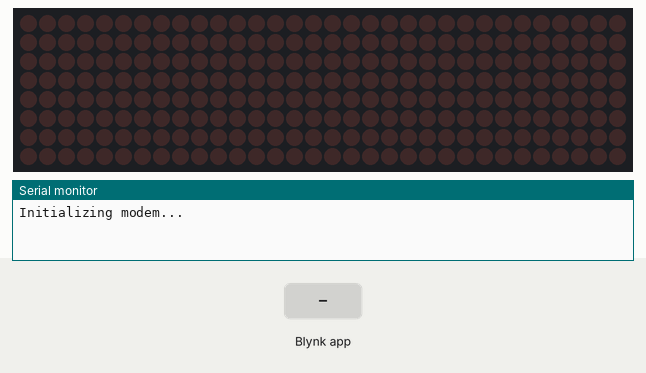
A sketch run on a simulated ESP32. Shown: 32×8 LED matrix, the last lines printed to the serial monitor. The inputs (shaded band) are chosen by the test bench. WiFi joins after 1.5 s; servers stay silent unless stated.

Above: at 5.0 s.
5.1 s: Blynk app writes 1 to V5
At 5.25 s:
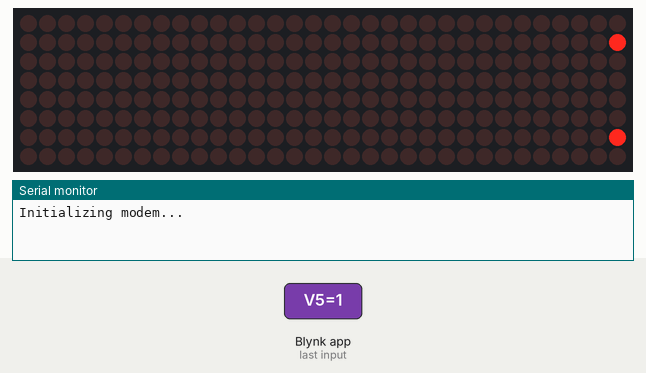
7.5 s: Blynk app writes 1 to V7
At 7.65 s:
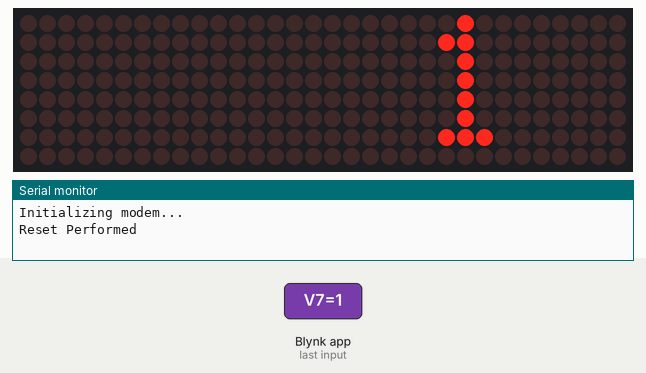
Timing chart, 0 to 10.5 s (numbered marks = the images above; inputs shaded):
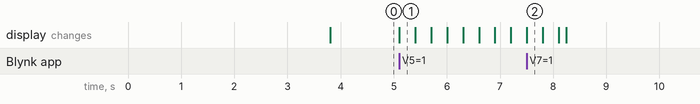

Measured:
- after the input at 5.1 s, the display: changes at once (image 1)

The sketch:

gsmfinal.ino
```cpp
#define BLYNK_TEMPLATE_ID "TMPL358V3gw6r"
#define BLYNK_TEMPLATE_NAME "v101"
#define BLYNK_AUTH_TOKEN "CLfyXI8VGnmuN1NjhnmEJTVO9Ff3h6oo"
#define BLYNK_FIRMWARE_VERSION "0.1.0"
#define BLYNK_PRINT Serial
// Select your modem:
#define TINY_GSM_MODEM_SIM800

#include <TinyGsmClient.h>
#include <BlynkSimpleTinyGSM.h>

char apn[] = "www";
char user[] = "";
char pass[] = "";


#include <HardwareSerial.h>
HardwareSerial SerialAT(2);  // RX, TX

TinyGsm modem(SerialAT);

#include <MD_Parola.h>
#include <MD_MAX72xx.h>
#include <SPI.h>

#define MAX_MESSAGE_LENGTH 100
#define TOTAL_MSG_ACCEPTED 3  // if u change this number u have to change some lines the program too

#define HARDWARE_TYPE MD_MAX72XX::FC16_HW
#define MAX_DEVICES 4  // If you're only using a single 32x8 display then please set this to 4.

#define CLK_PIN 18   // yellow
#define DATA_PIN 19  // green
#define CS_PIN 5     // orange
int MSG_ACCEPTED_PER_SESSION = 50;
MD_Parola P = MD_Parola(HARDWARE_TYPE, DATA_PIN, CLK_PIN, CS_PIN, MAX_DEVICES);

char auth[] = BLYNK_AUTH_TOKEN;

// delay between messages
int delayValue;  // default value
int delayValue_ms;
int messagecount = 0;
// these 2 are for command exception
String valueString;
int value;

bool isMessage1Filled = false;
bool isMessage2Filled = false;
bool isMessage3Filled = false;

char message1[MAX_MESSAGE_LENGTH];
char message2[MAX_MESSAGE_LENGTH];
char message3[MAX_MESSAGE_LENGTH];

void rotateMessages(const char *newMessage) {
  // Rotate messages: move message2 to message1, message3 to message2, and add new message to message3
  strncpy(message1, message2, MAX_MESSAGE_LENGTH);
  strncpy(message2, message3, MAX_MESSAGE_LENGTH);
  strncpy(message3, newMessage, MAX_MESSAGE_LENGTH);
}

BLYNK_WRITE(V4) {
  delayValue = param.asInt();
  delayValue_ms = 1000 * delayValue;
  Blynk.virtualWrite(V2, "Delay changed");
}

void updateAcceptedPerSession(int value) {
  if (value > 0) {
    MSG_ACCEPTED_PER_SESSION = value;
    Blynk.virtualWrite(V5, "MSG_ACCEPTED_PER_SESSION updated to " + String(value) + "\n");
  } else {
    Blynk.virtualWrite(V5, "Invalid value. Please enter a positive integer.\n");
  }
}

void promtback() {
  // Serial.println(String(" Message ") + messagecount + String(" Received"));
  Blynk.virtualWrite(V2, String(" Message ") + messagecount + String(" Received"));      // screen output
  Blynk.virtualWrite(V5, String(" Message ") + messagecount + String(" Received\n\n"));  // terminal display
}

BLYNK_WRITE(V5) {
  String command = param.asStr();
  if (command.startsWith("/restart")) {
    Blynk.virtualWrite(V5, "Restarting...\n");
    ESP.restart();
  }
  // message count reset
  else if (command.startsWith("/mcr")) {
    messagecount = 0;
    Blynk.virtualWrite(V5, "messagecount reset success\n");
  } else if (command.startsWith("/maps ")) {
    valueString = command.substring(6);
    value = valueString.toInt();
    // if messagecount exceed the updated value then
    if (value <= messagecount) {
      Blynk.virtualWrite(V5, "messagecount exceeds the value you gave.\nreset and try again\n");
    } else
      updateAcceptedPerSession(value);
  } else {
    messagecount++;
    Blynk.virtualWrite(V3, messagecount);

    if (messagecount == MSG_ACCEPTED_PER_SESSION) {

      Blynk.virtualWrite(V5, "You Reached the daily limit for this session and further inputs are neglected.\nYou can reset the device to start the new counting.\nor send '/mcr' command to clear message count only ");
    } else {
      bool isFilled = false;
      char *messages[] = { message1, message2, message3 };

      if (messagecount <= MSG_ACCEPTED_PER_SESSION) {
        for (int i = 0; i < TOTAL_MSG_ACCEPTED; i++) {
          if (!isFilled) {
            if (!strlen(messages[i])) {
              strncpy(messages[i], param.asStr(), MAX_MESSAGE_LENGTH);

              promtback();
              isFilled = true;
            }
          } else {
            break;
          }
        }
        if (!isFilled) {
          rotateMessages(param.asStr());
          promtback();
        }
      } else {
        Blynk.virtualWrite(V5, "limit reached first reset\n\n");
      }
    }
  }
}

// Reset the mesages
BLYNK_WRITE(V7) {
  MSG_ACCEPTED_PER_SESSION = 50;  // reset /maps value to default as 50
  int reset = param.asInt();
  if (reset == 1) {
    Serial.println("Reset Performed");
    strncpy(message1, " ", MAX_MESSAGE_LENGTH);
    strncpy(message2, " ", MAX_MESSAGE_LENGTH);
    strncpy(message3, " ", MAX_MESSAGE_LENGTH);
    Blynk.virtualWrite(V8, "/Cleared");  // clear the virtual display
    // Only reset count after the MSG_accepted for session is above the limit
    if (messagecount >= MSG_ACCEPTED_PER_SESSION) {
      messagecount = 0;
      Blynk.virtualWrite(V5, "Counting Reset\n");
    }  // Only reset count after the MSG_accepted for session is above the limit
  }
  Blynk.virtualWrite(V5, reset == 0 ? "Reset performed\n\n" : "");  // terminal display
  Blynk.virtualWrite(V2, reset == 0 ? "Reset performed\n" : "");
}

struct animations {
  textEffect_t anim_in;   // animation type
  textEffect_t anim_out;  // animation type
  const char *textOut;    // text to display
  uint16_t speed;         // animation speed (multiplier for library default)
  uint16_t pause;         // delay (multiplier * 500ms)
  textPosition_t just;    // justify
};

animations animList[] = {
  //{anim_in,anim_out,textout,speed,pause,justify}

  { PA_SCROLL_LEFT, PA_SCROLL_LEFT, message1, 3, 0, PA_LEFT },
  { PA_SCROLL_LEFT, PA_SCROLL_LEFT, message2, 3, 0, PA_LEFT },
  { PA_SCROLL_LEFT, PA_SCROLL_LEFT, message3, 3, 0, PA_LEFT },
  // { PA_SCROLL_LEFT,PA_SCROLL_LEFT, "SC_LT",5,0,PA_LEFT},
  // { PA_BLINDS,PA_GROW_DOWN, "BLINDs",2,2,PA_CENTER},
  // { PA_SCROLL_DOWN,PA_SCROLL_DOWN_LEFT, "see",4,2,PA_LEFT},
  // { PA_SCROLL_UP_RIGHT,PA_SCROLL_UP_RIGHT, "you",4,2,PA_RIGHT},
  // { PA_SCROLL_DOWN_RIGHT,PA_SCROLL_DOWN_RIGHT, "soon",4,2,PA_CENTER}

};

// this should be after animlist[] structure member only esle we get error as not declared animlist[]
BLYNK_WRITE(V6) {
  int sliderValue = param.asInt();
  // map the slider value to the desired animation speed range
  int minSliderValue = 1;
  int maxSliderValue = 10;
  int minAnimationSpeed = 1;
  int maxAnimationSpeed = 10;

  // calculate the animation speed based on the mapped slider value
  int animationSpeed = map(sliderValue, minSliderValue, maxSliderValue, minAnimationSpeed, maxAnimationSpeed);
  char animtext[20] = "Speed set as:\t";
  Blynk.virtualWrite(V2, "Speed Updated");
  // adjust the animation speed for all animations in the animList
  for (uint8_t i = 0; i < ARRAY_SIZE(animList); i++) {
    animList[i].speed = animationSpeed;
  }
}

BLYNK_CONNECTED() {
  Blynk.virtualWrite(V2, "Blynk Started");
  Blynk.virtualWrite(V8, "/Started");    // clear the virtual display
  Blynk.virtualWrite(V1, "WiFi / ...");  // wifi or gsm
  Blynk.virtualWrite(V5, "Using WiFi\nConnected to Blynk...\n\n");
  Blynk.virtualWrite(V5, "This Program is configured to dispaly only three recent messages\nYou can now enter the messages\n\n");
}

unsigned long startTime;
unsigned long previousMinute = 0;
void setup() {
  // Debug console
  Serial.begin(115200);
  startTime = millis();
  // Set GSM module baud rate
  SerialAT.begin(115200);
  delay(2000);
  // Restart takes quite some time
  // To skip it, call init() instead of restart()
  // modem.restart();
  Serial.println("Initializing modem...");
  modem.init();

  Blynk.begin(auth, modem, apn, user, pass);

  P.begin();
  for (uint8_t i = 0; i < ARRAY_SIZE(animList); i++) {
    animList[i].speed *= P.getSpeed();
    animList[i].pause *= 1000;
  }
}

uint8_t i = 0;  // text effect index
void loop() {
  ontimedisplay();
  Blynk.run();

  char *messages[] = { message1, message2, message3 };  // Array of message pointers

  if (P.displayAnimate()) {  // Animate and return true when an animation is completed
    if (i == TOTAL_MSG_ACCEPTED)
      i = 0;  // Reset loop index

    if (messages[i][0] != '\0' && messages[i][0] != ' ') {
      unsigned long animationStartTime = millis();

      while (millis() - animationStartTime < delayValue_ms) {
        Blynk.run();
      }

      P.displayText(animList[i].textOut, animList[i].just, animList[i].speed, animList[i].pause, animList[i].anim_in, animList[i].anim_out);
      Blynk.virtualWrite(V8, messages[i]);
    }

    i++;  // Then start the next text effect
  }
}

void ontimedisplay() {
  unsigned long elapsedTime = millis() - startTime;  // Calculate the elapsed time

  // Calculate hours and minutes
  unsigned long hours = (elapsedTime / (1000 * 60 * 60)) % 24;
  unsigned long minutes = (elapsedTime / (1000 * 60)) % 60;

  // Check if the minute has changed
  if (minutes != previousMinute) {
    // Create a formatted string for the elapsed time
    char elapsedTimeStr[13];  // "HH:MM" + null terminator
    sprintf(elapsedTimeStr, "WiFi / %02lu:%02lu", hours, minutes);

    // Print the formatted elapsed time
    Serial.print("On-time: ");
    Serial.println(elapsedTimeStr);
    Blynk.virtualWrite(V1, elapsedTimeStr);
    previousMinute = minutes;  // Update the previous minute
  }
}
```
